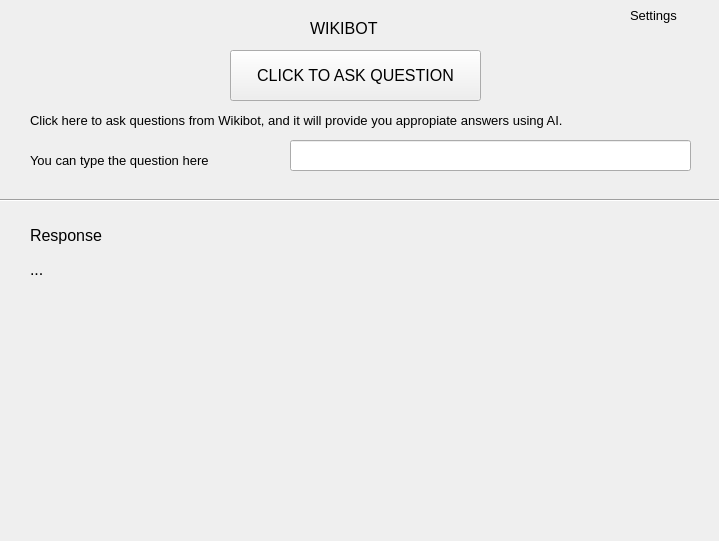
<?xml version="1.0" encoding="UTF-8"?>
<ui version="4.0">
 <class>Dialog</class>
 <widget class="QDialog" name="Dialog">
  <property name="geometry">
   <rect>
    <x>0</x>
    <y>0</y>
    <width>719</width>
    <height>541</height>
   </rect>
  </property>
  <property name="font">
   <font>
    <pointsize>12</pointsize>
   </font>
  </property>
  <property name="windowTitle">
   <string>Dialog</string>
  </property>
  <widget class="QPushButton" name="pushButton">
   <property name="geometry">
    <rect>
     <x>470</x>
     <y>640</y>
     <width>181</width>
     <height>41</height>
    </rect>
   </property>
   <property name="text">
    <string>SPEAK</string>
   </property>
  </widget>
  <widget class="QPushButton" name="pushButton_2">
   <property name="geometry">
    <rect>
     <x>230</x>
     <y>50</y>
     <width>251</width>
     <height>51</height>
    </rect>
   </property>
   <property name="text">
    <string>CLICK TO ASK QUESTION</string>
   </property>
  </widget>
  <widget class="QLabel" name="label">
   <property name="geometry">
    <rect>
     <x>30</x>
     <y>110</y>
     <width>671</width>
     <height>20</height>
    </rect>
   </property>
   <property name="font">
    <font>
     <family>MS UI Gothic</family>
     <pointsize>10</pointsize>
    </font>
   </property>
   <property name="text">
    <string>Click here to ask questions from Wikibot, and it will provide you appropiate answers using AI.</string>
   </property>
  </widget>
  <widget class="QLineEdit" name="lineEdit">
   <property name="geometry">
    <rect>
     <x>290</x>
     <y>140</y>
     <width>401</width>
     <height>31</height>
    </rect>
   </property>
  </widget>
  <widget class="QLabel" name="label_2">
   <property name="geometry">
    <rect>
     <x>30</x>
     <y>140</y>
     <width>241</width>
     <height>41</height>
    </rect>
   </property>
   <property name="font">
    <font>
     <pointsize>10</pointsize>
    </font>
   </property>
   <property name="text">
    <string>You can type the question here</string>
   </property>
  </widget>
  <widget class="QLabel" name="label_3">
   <property name="geometry">
    <rect>
     <x>30</x>
     <y>220</y>
     <width>91</width>
     <height>31</height>
    </rect>
   </property>
   <property name="text">
    <string>Response</string>
   </property>
  </widget>
  <widget class="Line" name="line">
   <property name="geometry">
    <rect>
     <x>0</x>
     <y>190</y>
     <width>721</width>
     <height>20</height>
    </rect>
   </property>
   <property name="orientation">
    <enum>Qt::Horizontal</enum>
   </property>
  </widget>
  <widget class="QLabel" name="label_4">
   <property name="geometry">
    <rect>
     <x>30</x>
     <y>260</y>
     <width>651</width>
     <height>251</height>
    </rect>
   </property>
   <property name="text">
    <string>...</string>
   </property>
   <property name="textFormat">
    <enum>Qt::RichText</enum>
   </property>
   <property name="alignment">
    <set>Qt::AlignLeading|Qt::AlignLeft|Qt::AlignTop</set>
   </property>
  </widget>
  <widget class="QLabel" name="label_5">
   <property name="geometry">
    <rect>
     <x>310</x>
     <y>20</y>
     <width>151</width>
     <height>16</height>
    </rect>
   </property>
   <property name="text">
    <string>WIKIBOT</string>
   </property>
  </widget>
  <widget class="QLabel" name="label_6">
   <property name="geometry">
    <rect>
     <x>630</x>
     <y>0</y>
     <width>71</width>
     <height>31</height>
    </rect>
   </property>
   <property name="font">
    <font>
     <pointsize>10</pointsize>
    </font>
   </property>
   <property name="text">
    <string>Settings</string>
   </property>
  </widget>
 </widget>
 <resources/>
 <connections/>
</ui>
